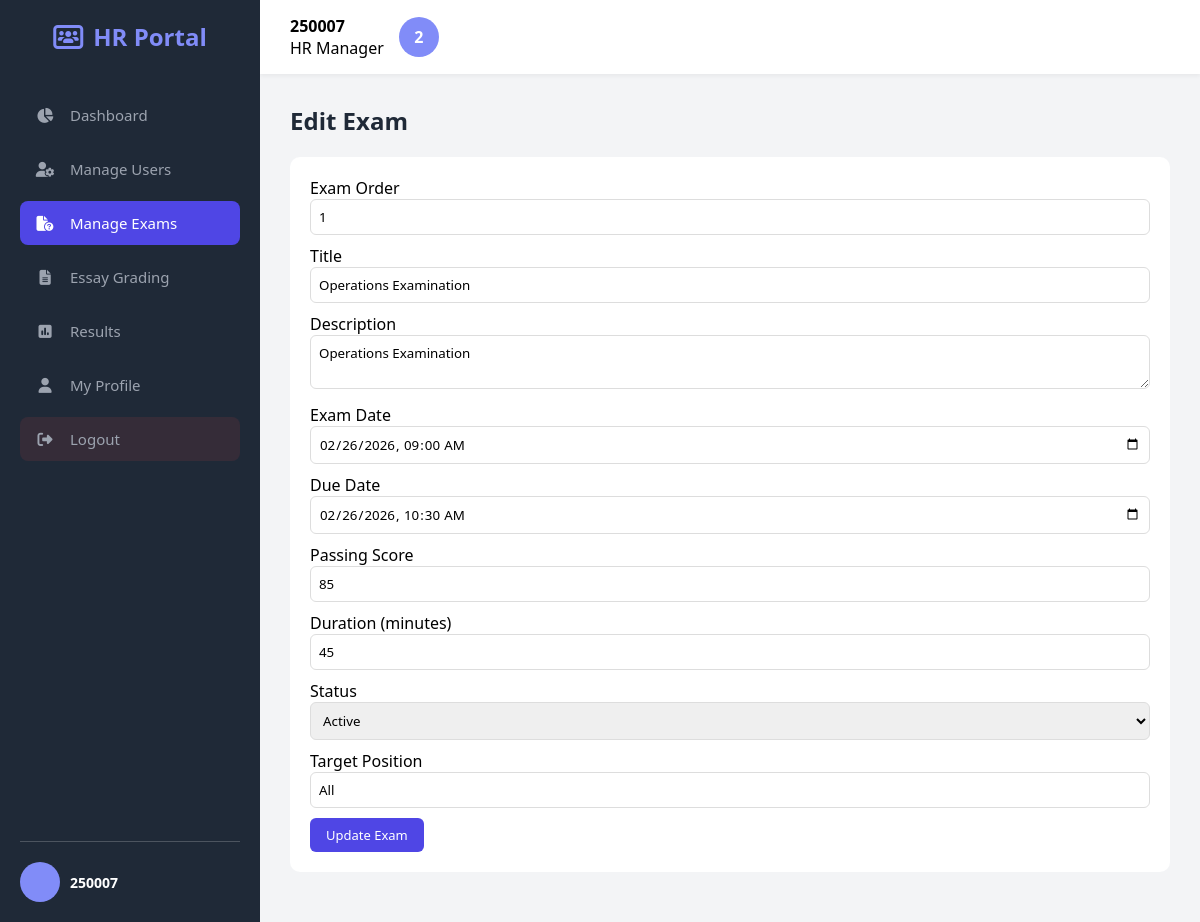
/hr/test.php?id=143 (signed in), run on the app's committed database.
### tables this page shows
CREATE TABLE `users` (
  `id` int(11) NOT NULL,
  `full_name` varchar(150) NOT NULL,
  `employee_number` varchar(50) NOT NULL,
  `branch` varchar(100) NOT NULL,
  `position` varchar(100) NOT NULL,
  `date_started` date NOT NULL,
  `email` varchar(150) NOT NULL,
  `username` varchar(100) NOT NULL,
  `password` varchar(255) NOT NULL,
  `role` enum('Administrator','HR','Employee') NOT NULL DEFAULT 'Employee',
  `status` enum('Pending','Approved','Rejected','Inactive') NOT NULL DEFAULT 'Pending',
  `profile_photo` varchar(255) DEFAULT NULL,
  `date_created` timestamp NOT NULL DEFAULT current_timestamp()
);

CREATE TABLE `exams` (
  `id` int(11) NOT NULL,
  `exam_order` int(11) NOT NULL DEFAULT 1,
  `title` varchar(255) NOT NULL,
  `description` text DEFAULT NULL,
  `exam_date` datetime NOT NULL,
  `due_date` datetime DEFAULT NULL,
  `passing_score` int(11) NOT NULL,
  `duration` int(11) NOT NULL,
  `status` enum('Active','Inactive','Archived') NOT NULL DEFAULT 'Active',
  `created_by` int(11) NOT NULL,
  `target_position` varchar(100) DEFAULT 'All',
  `date_created` timestamp NOT NULL DEFAULT current_timestamp(),
  `type` varchar(50) NOT NULL DEFAULT 'General'
);

### hr/test.php (the view, shortened to what this page needs)
<?php
require_once __DIR__ . '/../config/db.php';
$exam_id = intval($_GET['id']);
$stmt = $pdo->prepare("SELECT * FROM exams WHERE id = ?");
$stmt->execute([$exam_id]);
$exam = $stmt->fetch(PDO::FETCH_ASSOC);
$stmt_user = $pdo->prepare("SELECT profile_photo, username as full_name FROM users WHERE id = ?");
$stmt_user->execute([$_SESSION['user_id'] ?? 1]);
$user = $stmt_user->fetch(PDO::FETCH_ASSOC) ?: ['profile_photo' => null, 'full_name' => 'Admin User'];
function getInitials($name){
    $words = explode(" ", $name);
    $initials = "";
    foreach($words as $w){ $initials .= strtoupper($w[0]); }
    return substr($initials, 0, 2);
}
?>
<!DOCTYPE html>
<html lang="en">
<head>
<link rel="stylesheet" href="https://cdnjs.cloudflare.com/ajax/libs/font-awesome/6.4.0/css/all.min.css">
</head>
<body>
<nav class="sidebar">
<div class="logo"><i class="fa-solid fa-users-rectangle"></i> HR Portal</div>
<ul class="nav-links">
<li><a href="index.php"><i class="fa-solid fa-chart-pie"></i> Dashboard</a></li>
<li><a href="manage_users.php"><i class="fa-solid fa-user-gear"></i> Manage Users</a></li>
<li><a href="manage_exams.php" class="active"><i class="fa-solid fa-file-circle-question"></i> Manage Exams</a></li>
<li><a href="essay_grading.php"><i class="fa-solid fa-file-lines"></i> Essay Grading</a></li>
<li><a href="results.php"><i class="fa-solid fa-square-poll-vertical"></i> Results</a></li>
<li><a href="profile.php"><i class="fa-solid fa-user"></i> My Profile</a></li>
<li><a href="../config/logout.php" class="logout-btn"><i class="fa-solid fa-right-from-bracket"></i> Logout</a></li>
</ul>
    <div class="profile-footer" style="margin-top:auto;padding-top:20px;border-top:1px solid rgba(255,255,255,0.2);display:flex;align-items:center;gap:10px;">
        <div class="avatar" style="width:40px;height:40px;font-size:16px;flex-shrink:0;">
        </div>
        <div style="color:white;">
            <div style="font-size:14px;font-weight:600;"><?= htmlspecialchars($user['full_name']) ?></div>
        </div>
    </div>
</nav>
<div class="main-content">
<header class="top-header">
<div class="user-profile">
<div>
<h4><?= htmlspecialchars($user['full_name']); ?></h4>
<p>HR Manager</p>
</div>
<div class="avatar">
<?php if(!empty($user['profile_photo']) && file_exists("../uploads/{$user['profile_photo']}")): ?>
<img src="../uploads/<?= htmlspecialchars($user['profile_photo']); ?>" alt="Profile">
<?php else: ?>
<?= getInitials($user['full_name']); ?>
<?php endif; ?>
</div>
</div>
</header>
<div class="content-area">
<h2 class="section-title">Edit Exam</h2>
<div class="form-box">
<form method="POST">
<label>Exam Order</label>
<input type="number" name="exam_order" value="<?= htmlspecialchars($exam['exam_order']); ?>" required>
<label>Title</label>
<input type="text" name="title" value="<?= htmlspecialchars($exam['title']); ?>" required>
<label>Description</label>
<textarea name="description"><?= htmlspecialchars($exam['description']); ?></textarea>
<label>Exam Date</label>
<input type="datetime-local" name="exam_date" value="<?= date('Y-m-d\TH:i', strtotime($exam['exam_date'])); ?>" required>
<label>Due Date</label>
<input type="datetime-local" name="due_date" value="<?= date('Y-m-d\TH:i', strtotime($exam['due_date'])); ?>" required>
<label>Passing Score</label>
<input type="number" name="passing_score" value="<?= htmlspecialchars($exam['passing_score']); ?>" required>
<label>Duration (minutes)</label>
<input type="number" name="duration" value="<?= htmlspecialchars($exam['duration']); ?>" required>
<label>Status</label>
<select name="status" required>
<option value="Active" <?= $exam['status'] == 'Active' ? 'selected' : ''; ?>>Active</option>
</select>
<label>Target Position</label>
<input type="text" name="target_position" value="<?= htmlspecialchars($exam['target_position']); ?>" required>
<button type="submit" name="update_exam" class="btn btn-primary">Update Exam</button>
</form>
</div>
</div>
</div>
</body>
</html>

### hr/test.php (style rules this page uses)
:root { --primary-color:#4f46e5; --secondary-color:#818cf8; --bg-color:#f3f4f6; --sidebar-bg:#1f2937; --text-light:#ffffff; --text-dark:#1f2937; --card-bg:#ffffff; --danger:#ef4444; --success:#10b981; }
* { margin:0;padding:0;box-sizing:border-box;font-family:'Segoe UI',Tahoma,Geneva,Verdana,sans-serif; }
body { display:flex;background-color:var(--bg-color);height:100vh;overflow:hidden; }
.sidebar { width:260px;background-color:var(--sidebar-bg);color:var(--text-light);display:flex;flex-direction:column;padding:20px; }
.logo { font-size:24px;font-weight:bold;margin-bottom:40px;text-align:center;color:var(--secondary-color);display:flex;align-items:center;justify-content:center;gap:10px; }
.nav-links { list-style:none;flex-grow:1; }
.nav-links li { margin-bottom:10px; }
.nav-links a { text-decoration:none;color:#9ca3af;padding:12px 15px;display:flex;align-items:center;gap:15px;border-radius:8px;transition:0.2s;font-size:15px; }
.nav-links a:hover,.nav-links a.active { background-color:var(--primary-color);color:white; }
.nav-links a i { width:20px;text-align:center; }
.logout-btn { margin-top:auto;background-color:rgba(239,68,68,0.1);color:var(--danger); }
.main-content { flex:1;display:flex;flex-direction:column;overflow-y:auto; }
.top-header { background-color:var(--card-bg);padding:15px 30px;display:flex;justify-content:space-between;align-items:center;box-shadow:0 2px 4px rgba(0,0,0,0.05); }
.user-profile { display:flex;align-items:center;gap:15px; }
.avatar { width:40px;height:40px;background-color:var(--secondary-color);border-radius:50%;display:flex;align-items:center;justify-content:center;color:white;font-weight:bold; }
.content-area { padding:30px; }
.section-title { margin-bottom:20px;color:var(--text-dark); }
.form-box { background:var(--card-bg);padding:20px;border-radius:10px;margin-bottom:20px; }
input,select,textarea { width:100%;padding:8px;margin-bottom:10px;border:1px solid #ddd;border-radius:6px; }
.btn { padding:8px 16px;border:none;border-radius:6px;cursor:pointer;font-size:13px;transition:0.2s; }
.btn-primary { background:var(--primary-color);color:white; }

### data on the page
users: username "250007", username "2"
exams: exam_order "1", title "Operations Examination", description "Operations Examination", exam_date "02/26/2026 09:00", due_date "02/26/2026 10:30", passing_score "85", duration "45", target_position "All"
